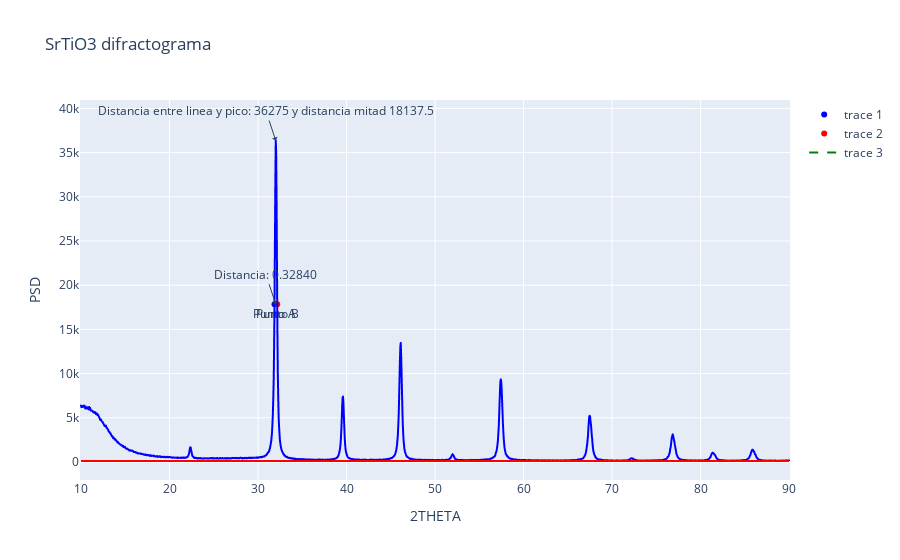

This figure's notebook cell:
### Markdown cell above
## Creamos la gráfica interactiva para la formula de Debye-Scherrer

En esta parte del código se obtienen los puntos más relevantes de la gráfica y se les da un tratamiento para poder trabajar con ellos.

### Code cell
df = pd.read_csv('data.csv')

y_position_value_global = 100
beta_constant_value = 0


fig = px.line(df, x=' 2THETA', y=' PSD', labels={'Name': '2theta', 'Value': 'values'}, title='SrTiO3 difractograma')
fig.update_traces(line=dict(color='blue')) 

# Add a line parallel to x-axis at y_position_value
fig.add_shape(
    type='line',
    x0=df[' 2THETA'].min(),
    y0=y_position_value_global,
    x1=df[' 2THETA'].max(),
    y1=y_position_value_global,
    line=dict(color='red', width=2, dash='solid')
)

#-------------------------------------------------
#Se calcula la altura máxima en de la reflexión más grande:
altura_reflexion_max = max(df[' PSD'].values) - y_position_value_global
# indice reflexión más alta
indice_refle_mas_alta = df[df[' PSD'] == max(df[' PSD'].values)].index[0]
#print(indice_refle_mas_alta)
# Obtenemos la mitad de la distancia con de la reflexión mas grande usando el punto de referencia
given_PSD_value = altura_reflexion_max/2

# Se calcula la diferencia absoluta entre los dos valores dados y todos los datos de la columna PSD.
df['Absolute_Difference'] = abs(df[' PSD'] - given_PSD_value)


# Encuentra la fila con la menor diferencia encontrada
closest_index = df['Absolute_Difference'].idxmin()

closest_2THETA_value = df.loc[closest_index, ' 2THETA']
closest_PSD_value = df.loc[closest_index, ' PSD']

# Encontramos el siguiente valor más cercano
next_upper_values = df[df[' PSD'] > given_PSD_value]
if not next_upper_values.empty:
    next_upper_index = next_upper_values[' PSD'].idxmin()
    next_upper_2THETA = df.loc[next_upper_index, ' 2THETA']
    next_upper_PSD = df.loc[next_upper_index, ' PSD']

#-------------------------------------------------

promedio_de_dos_puntos = ((df[' 2THETA'][next_upper_index] + df[' 2THETA'][next_upper_index + 1])/2) + 0.003

# Agregamos dos puntos con las coordenadas de closes index y el promedio de 2theta en el next_upper_index y next_upper_index + 1
fig.add_trace(go.Scatter(x=[df[' 2THETA'][closest_index]], y=[df[' PSD'][closest_index]], mode='markers+text', text='Punto A', textposition='bottom center', marker=dict(color='blue')))
fig.add_trace(go.Scatter(x=[promedio_de_dos_puntos], y=[df[' PSD'][closest_index]], mode='markers+text', text='Punto B', textposition='bottom center', marker=dict(color='red')))


# Creamos una linea entre esos cos puntos
fig.add_trace(go.Scatter(x=[df[' 2THETA'][closest_index], promedio_de_dos_puntos], y=[df[' PSD'][closest_index], df[' PSD'][closest_index]], mode='lines', line=dict(color='green', dash='dash')))


# Se calcula la distancia con la formula euclidiana
def calculate_fwhm(index):
    half_max = df[' PSD'][index] / 2  # Half of the peak's maximum value
    left_bound = np.where(df[' PSD'][:index] < half_max)[0][-1]  # Left boundary
    right_bound = np.where(df[' PSD'][index:] < half_max)[0][0] + index  # Right boundary
    fwhm = df[' 2THETA'][right_bound] - df[' 2THETA'][left_bound]  # FWHM calculation
    return fwhm

beta_constant_value = calculate_fwhm(indice_refle_mas_alta)  #Se guardan los datos en la variable global
distance_two_points = beta_constant_value
# Se agrega una anotación con esta distancia
fig.add_annotation(
    x=(next_upper_2THETA + closest_2THETA_value)/2,
    y=df[' PSD'][closest_index],
    text=f'Distancia: {distance_two_points:.5f}', # Ponemos la distancia con 3 puntos decimales
    showarrow=True,
    arrowhead=1,
)

fig.add_annotation(
    x=(next_upper_2THETA + closest_2THETA_value)/2,
    y=df[' PSD'][closest_index + 3],
    text=f'Distancia entre linea y pico: {altura_reflexion_max} y distancia mitad {altura_reflexion_max/2}', # Ponemos la distancia con 3 puntos decimales
    showarrow=True,
    arrowhead=1,
)

fig.show()

### Figure 1 — Plotly figure (JSON) as saved in the notebook; plotly's stock layout.template omitted (floating-point values rounded to 4 significant figures; data arrays with more than 128 entries replaced by an {"elided": "..."} marker saying what was removed)
{"data": [{"hovertemplate": " 2THETA=%{x}<br> PSD=%{y}<extra></extra>", "legendgroup": "", "line": {"color": "blue", "dash": "solid"}, "marker": {"symbol": "circle"}, "mode": "lines", "name": "", "showlegend": false, "type": "scattergl", "x": {"elided": "1706 float values"}, "xaxis": "x", "y": {"elided": "1706 int values"}, "yaxis": "y"}, {"marker": {"color": "blue"}, "mode": "markers+text", "text": "Punto A", "textposition": "bottom center", "type": "scatter", "x": [31.86], "y": [17860]}, {"marker": {"color": "red"}, "mode": "markers+text", "text": "Punto B", "textposition": "bottom center", "type": "scatter", "x": [32.17], "y": [17860]}, {"line": {"color": "green", "dash": "dash"}, "mode": "lines", "type": "scatter", "x": [31.86, 32.17], "y": [17860, 17860]}], "layout": {"annotations": [{"arrowhead": 1, "showarrow": true, "text": "Distancia: 0.32840", "x": 32.0, "y": 17860}, {"arrowhead": 1, "showarrow": true, "text": "Distancia entre linea y pico: 36275 y distancia mitad 18137.5", "x": 32.0, "y": 36375}], "legend": {"tracegroupgap": 0}, "shapes": [{"line": {"color": "red", "dash": "solid", "width": 2}, "type": "line", "x0": 10, "x1": 89.98, "y0": 100, "y1": 100}], "title": {"text": "SrTiO3 difractograma"}, "xaxis": {"anchor": "y", "domain": [0, 1], "title": {"text": " 2THETA"}}, "yaxis": {"anchor": "x", "domain": [0, 1], "title": {"text": " PSD"}}}}
